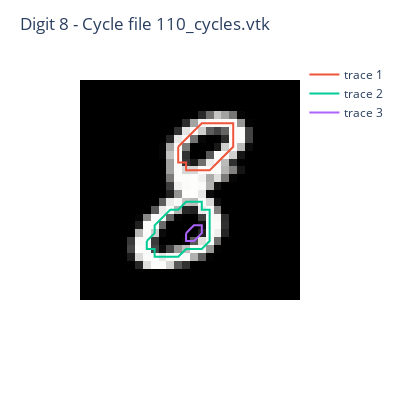

This figure's notebook cell:
### Markdown cell above
And finally using the distance transform.

### Code cell
pngFile = os.path.join(IMG_DIR, digitPrefix+".png")
img = io.imread(pngFile)
cycleFile = os.path.join(VTK_DIR, digitPrefix+"_cycles.vtk")

visualizeCycles(img, cycleFile)

### Figure 1 — Plotly figure (JSON) as saved in the notebook; plotly's stock layout.template omitted (floating-point values rounded to 4 significant figures; data arrays with more than 128 entries replaced by an {"elided": "..."} marker saying what was removed)
{"data": [{"coloraxis": "coloraxis", "hovertemplate": "x: %{x}<br>y: %{y}<br>color: %{z}<extra></extra>", "name": "0", "type": "heatmap", "xaxis": "x", "yaxis": "y", "z": {"elided": "28x28 int values"}}, {"mode": "lines", "type": "scatter", "x": [12, 12, 12, 13, 13, 14, 15, 16, 17, 18, 19, 19, 19, 19, 18, 17, 16, 15, 14, 13, 12], "y": [8, 9, 10, 10, 11, 11, 11, 11, 10, 9, 8, 7, 6, 5, 5, 5, 5, 5, 6, 7, 8]}, {"mode": "lines", "type": "scatter", "x": [8, 8, 9, 9, 10, 11, 12, 13, 14, 15, 16, 16, 16, 16, 16, 15, 15, 14, 13, 12, 11, 10, 9, 9, 8], "y": [20, 21, 21, 22, 22, 22, 22, 21, 21, 21, 20, 19, 18, 17, 16, 16, 15, 15, 15, 16, 16, 17, 18, 19, 20]}, {"mode": "lines", "type": "scatter", "x": [13, 13, 14, 15, 15, 14, 13], "y": [19, 20, 20, 19, 18, 18, 19]}], "layout": {"coloraxis": {"colorscale": [[0, "rgb(0, 0, 0)"], [0.09091, "rgb(16, 16, 16)"], [0.1818, "rgb(38, 38, 38)"], [0.2727, "rgb(59, 59, 59)"], [0.3636, "rgb(81, 80, 80)"], [0.4545, "rgb(102, 101, 101)"], [0.5455, "rgb(124, 123, 122)"], [0.6364, "rgb(146, 146, 145)"], [0.7273, "rgb(171, 171, 170)"], [0.8182, "rgb(197, 197, 195)"], [0.9091, "rgb(224, 224, 223)"], [1, "rgb(254, 254, 253)"]], "showscale": false}, "height": 400, "margin": {"t": 60}, "title": {"text": "Digit 8 - Cycle file 110_cycles.vtk"}, "width": 400, "xaxis": {"anchor": "y", "constrain": "domain", "domain": [0, 1], "scaleanchor": "y", "showticklabels": false}, "yaxis": {"anchor": "x", "autorange": "reversed", "constrain": "domain", "domain": [0, 1], "showticklabels": false}}}
